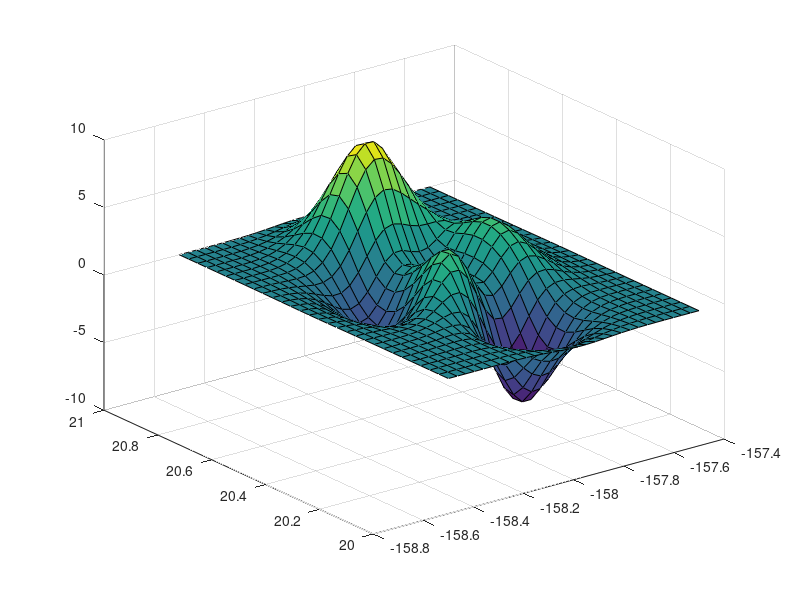

MATLAB code to generate this figure: (Note: this script raises an error after producing the figure.)
function demo_ge_surf()


z = peaks(30);
x = linspace(-158.5,-157.5,size(z,2));
y = linspace(20,21,size(z,1));
cLimLow = min(z(:));
cLimHigh = max(z(:));

kmlFileName = 'demo_ge_surf.kml';

surf(x,y,z);

kmlStr1 = ge_surf(x,y,z,...
            'polyAlpha','FF',...
            'lineColor','FF808080',...
            'lineWidth',0.1,...
              'cLimLow',cLimLow,...
             'cLimHigh',cLimHigh,...
            'vertExagg',5e3,...
          'altRefLevel',2e4,...
              'extrude',true);

              
kmlStr2 = ge_colorbar(x(end),y(1),z,...
                            'numUnits',20,...
                             'cLimLow',cLimLow,...
                            'cLimHigh',cLimHigh,...
                       'cBarFormatStr','%+07.4f');

ge_output(kmlFileName,[kmlStr1 kmlStr2],...
               'name','everybody&#0039;s gone surfin');
                                           
                                           